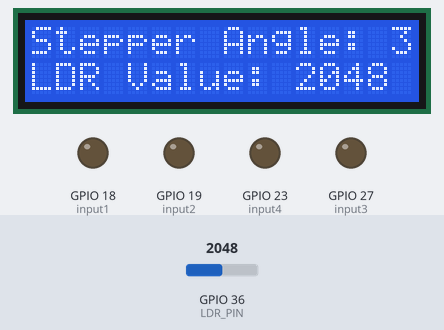
Bench run of a sketch on a simulated ESP32. On the bench: 16×2 character LCD, output pins drawn as LEDs (lit = HIGH). Inputs (shaded band) come from the test bench; at power-on: GPIO 36 (LDR_PIN) = 2048. No MQTT or app messages arrive unless stated; what the sketch prints to the serial monitor is not drawn.

Above: at 1.2 s.
1.3 s: GPIO 36 (LDR_PIN) set to 2866
At 3.0 s:
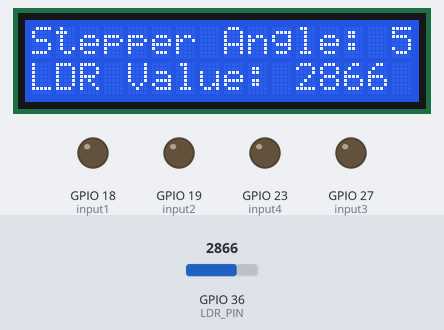
3.8 s: GPIO 36 (LDR_PIN) set to 3603
At 4.8 s:
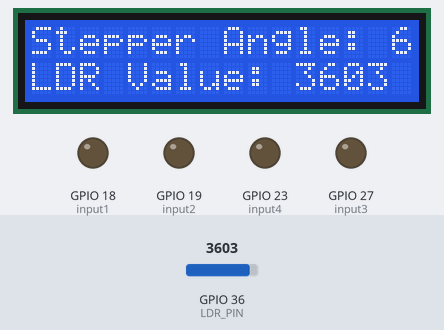
6.0 s: GPIO 36 (LDR_PIN) set to 4095
At 7.8 s:
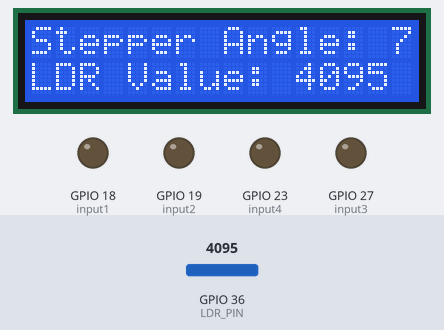
Timing chart, 0 to 9.3 s (numbered marks = the images above; inputs shaded):
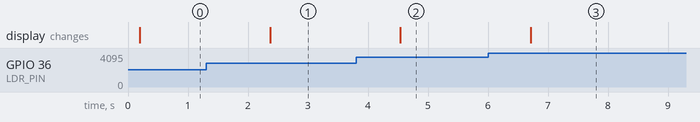

The sketch:

MyMidTermTest.ino
```cpp
#include <Wire.h>
#include <LCD_I2C.h>
#include <PubSubClient.h>  // Install the PubSubClient library in Arduino IDE

LCD_I2C lcd(0x27, 16, 2); // Default address of most PCF8574 modules, change accordingly

#define LDR_PIN A0
#define input1 18
#define input2 19
#define input3 27
#define input4 23

int LDR_Value = 0;
int stepperAngle = 0;

const char* mqttServer = "your_mqtt_broker_address";
const int mqttPort = 1883;
const char* mqttUser = "your_mqtt_username";
const char* mqttPassword = "your_mqtt_password";

WiFiClient espClient;
PubSubClient client(espClient);

void setup() {
  Serial.begin(9600);
  pinMode(LDR_PIN, INPUT);
  pinMode(input1, OUTPUT);
  pinMode(input2, OUTPUT);
  pinMode(input3, OUTPUT);
  pinMode(input4, OUTPUT);

  lcd.begin();
  lcd.backlight();

  // Connect to MQTT broker
  client.setServer(mqttServer, mqttPort);
}

void loop() {
  LDR_Value = analogRead(LDR_PIN);

  // Map LDR values to Stepper Motor angle (0-180)
  stepperAngle = map(LDR_Value, 0, 1023, 0, 180);

  // Publish motor degree to MQTT topic
  publishToMQTT(stepperAngle);

  // Rotate the Stepper Motor based on the mapped angle
  rotateStepperMotor(stepperAngle);

  // Update LCD display
  updateLCD();

  delay(1000);  // Adjust the delay according to your requirements
}

void rotateStepperMotor(int targetAngle) {
  // Implement your stepper motor control logic here
  // ...
}

void updateLCD() {
  lcd.clear();
  lcd.setCursor(0, 0);
  lcd.print("Stepper Angle: ");
  lcd.print(stepperAngle);
  lcd.setCursor(0, 1);
  lcd.print("LDR Value: ");
  lcd.print(LDR_Value);
}

void publishToMQTT(int value) {
  // Connect to MQTT broker
  if (!client.connected()) {
    reconnect();
  }

  // Publish motor degree to MQTT topic
  char topic[50];
  sprintf(topic, "stepper/motor/degree");
  client.publish(topic, String(value).c_str());

  // Wait a moment to allow the message to be sent
  delay(50);
}

void reconnect() {
  // Loop until we're reconnected
  while (!client.connected()) {
    Serial.print("Attempting MQTT connection...");
    if (client.connect("ArduinoClient", mqttUser, mqttPassword)) {
      Serial.println("connected");
    } else {
      Serial.print("failed, rc=");
      Serial.print(client.state());
      Serial.println(" try again in 5 seconds");
      delay(5000);
    }
  }
}
```

Measured:
- after the input at 1.3 s, the display: changes after 1.1 s (image 1)
- after the input at 3.8 s, the display: changes after 0.74 s (image 2)
- after the input at 6.0 s, the display: changes after 0.71 s (image 3)
